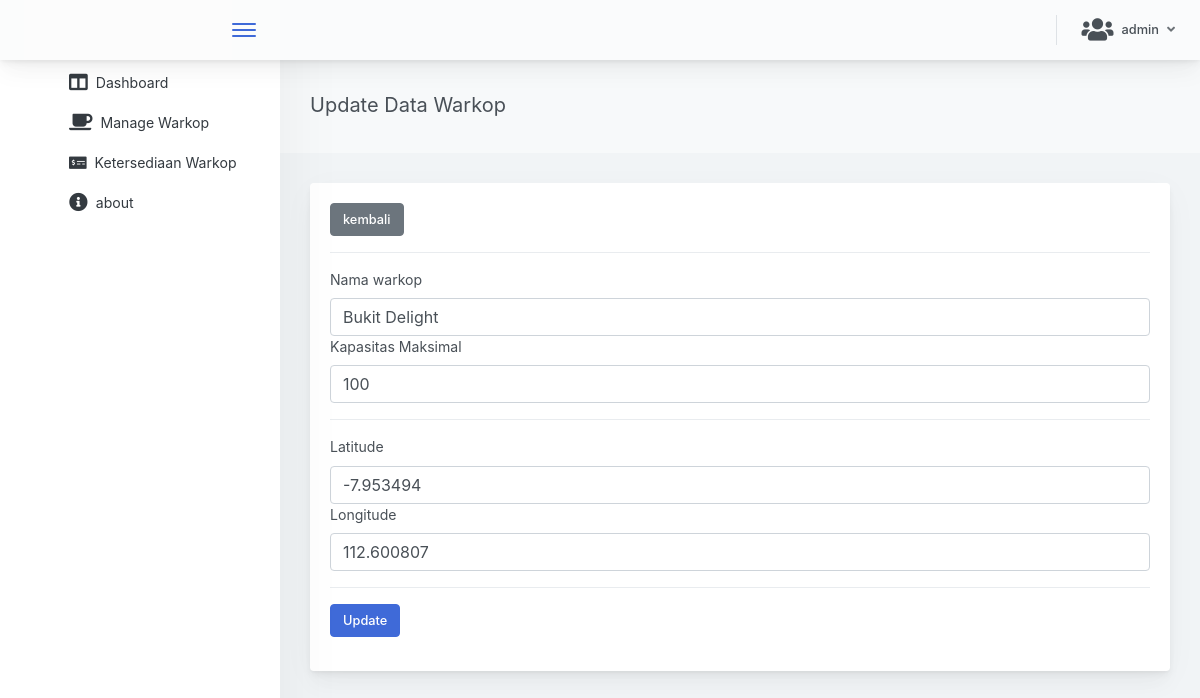
Page /admin/updatewarkop.php?id=12 (signed in) on the committed database.
### tables this page shows
CREATE TABLE `data_location` (
  `id` int(11) NOT NULL,
  `nama` varchar(255) NOT NULL,
  `max_cap` int(100) NOT NULL,
  `curr_cap` int(100) NOT NULL DEFAULT '0',
  `lat` float(10,6) NOT NULL,
  `lon` float(10,6) NOT NULL,
  `last_update` datetime NOT NULL DEFAULT CURRENT_TIMESTAMP
);

### admin/updatewarkop.php (the view, shortened to what this page needs)
<html lang="en">
<head>
    <link rel="stylesheet" href="https://use.fontawesome.com/releases/v5.3.1/css/all.css">
    <link href="css/main.87c0748b313a1dda75f5.css" rel="stylesheet">
    <link rel="stylesheet" href="css/animate.min.css">
</head>
<body>
    <div class="app-container app-theme-white body-tabs-shadow fixed-header fixed-sidebar">
        <div class="app-header header-shadow">
            <div class="app-header__logo">
                <div class="app-header__logo scrollbar-container ps">
                </div>
                <div class="header__pane ml-auto">
                    <div>
                        <button type="button" class="hamburger close-sidebar-btn hamburger--elastic" data-class="closed-sidebar">
                            <span class="hamburger-box">
                                <span class="hamburger-inner"></span>
                            </span>
                        </button>
                    </div>
                </div>
            </div>
            <div class="app-header__content">
                <div class="app-header-right">
                    <div class="header-btn-lg pr-0">
                        <div class="widget-content p-0">
                            <div class="widget-content-wrapper">
                                <div class="widget-content-left">
                                    <div class="btn-group">
                                        <a data-toggle="dropdown" aria-haspopup="true" aria-expanded="false" class="p-0 btn">
                                            <div class="d-flex justify-content-center align-items-center">
                                                <i class="fas fa-users fa-2x mr-2"></i>
                                                <?= $_SESSION['username'] ?>
                                                <i class="fa fa-angle-down ml-2 opacity-8"></i>
                                            </div>
                                        </a>
                                    </div>
                                </div>
                            </div>
                        </div>
                    </div>
                </div>
            </div>
        </div>
        <div class="app-main">
            <div class="app-sidebar sidebar-shadow">
                <div class="scrollbar-sidebar">
                    <div class="app-sidebar__inner">
                        <ul class="vertical-nav-menu">
                            <li>
                                <a href="dashboard.php">
                                    <i class="fas fa-columns fa-lg mr-2"></i>Dashboard
                                </a>
                            </li>
                            <li>
                                <a href="daftarwarkop.php">
                                    <i class="fas fa-coffee fa-lg mr-2"></i>Manage Warkop
                                </a>
                            </li>
                            <li>
                                <a href="ketersediaan.php">
                                    <i class="fas fa-money-check-alt mr-2"></i>Ketersediaan Warkop
                                </a>
                            </li>
                            <li>
                                <a href="about.php">
                                    <i class="fas fa-info-circle fa-lg mr-2"></i>about
                                </a>
                            </li>
                        </ul>
                    </div>
                </div>
            </div>
            <div class="app-main__outer">
                <div class="animated slideInLeft">
                    <div class="app-main__inner">
                        <div class="app-page-title">
                            <div class="page-title-wrapper">
                                <div class="page-title-heading">
                                    <div>Update Data Warkop
                                        <div class="page-title-subheading">
                                        </div>
                                    </div>
                                </div>
                            </div>
                        </div>
                        <div class="main-card mb-3 card">
                            <div class="card-body">
                                <button onclick="kembali()" class="btn btn-secondary">kembali</button>
                                <div class="divider"></div>
                                <form action="aksi_update.php" method="POST" enctype="multipart/form-data">
                                    <?php
                                    include 'koneksi.php';
                                    $id = $_GET['id'];
                                    $sql = "SELECT * FROM data_location where id = $id";
                                    $hasil = $koneksi->query($sql);
                                    while ($warkop = $hasil->fetch_assoc()) { ?>
                                        <label for="nama" class="">Nama warkop</label>
                                        <input name="nama" type="text" class="form-control" value="<?= $warkop['nama'] ?>">
                                        <label for="max_cap" class="">Kapasitas Maksimal</label>
                                        <input name="max_cap" type="text" class="form-control" value="<?= $warkop['max_cap'] ?>">
                                        <div class="divider"></div>
                                        <label for="lat" class="">Latitude</label>
                                        <input name="lat" type="text" class="form-control" value="<?= $warkop['lat'] ?>">
                                        <label for="lon" class="">Longitude</label>
                                        <input name="lon" type="text" class="form-control" value="<?= $warkop['lon'] ?>">
                                    <?php } ?>
                                    <div class="divider"></div>
                                    <button type="submit" class="btn btn-primary" name="insert">Update</button>
                                </form>
                            </div>
                        </div>
                    </div>
                </div>
            </div>
            <link rel="stylesheet" href="https://cdn.datatables.net/responsive/2.2.2/js/responsive.bootstrap4.js">
</body>
</html>

### rows in the picture
data_location: nama "Bukit Delight", max_cap "100", lat "-7.953494", lon "112.600807"

### other values in the picture
$_SESSION['username'] "admin"
